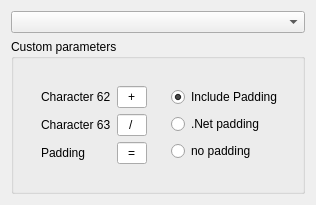
<?xml version="1.0" encoding="UTF-8"?>
<ui version="4.0">
<comment>
  * Released as open source by NCC Group Plc - http://www.nccgroup.com/
  *
  * Developed by Gabriel Caudrelier, gabriel dot caudrelier at nccgroup dot com
  *
  * https://github.com/nccgroup/pip3line
  *
  * Released under AGPL see LICENSE for more information
</comment>
 <class>Base64Widget</class>
 <widget class="QWidget" name="Base64Widget">
  <property name="geometry">
   <rect>
    <x>0</x>
    <y>0</y>
    <width>287</width>
    <height>169</height>
   </rect>
  </property>
  <property name="windowTitle">
   <string>Form</string>
  </property>
  <layout class="QVBoxLayout" name="verticalLayout">
   <item>
    <widget class="QComboBox" name="variantComboBox"/>
   </item>
   <item>
    <widget class="QGroupBox" name="customGroupBox">
     <property name="enabled">
      <bool>true</bool>
     </property>
     <property name="title">
      <string>Custom parameters</string>
     </property>
     <layout class="QFormLayout" name="formLayout">
      <item row="0" column="0">
       <widget class="QWidget" name="widget" native="true">
        <layout class="QHBoxLayout" name="horizontalLayout">
         <item>
          <widget class="QWidget" name="widget_2" native="true">
           <layout class="QFormLayout" name="formLayout_2">
            <property name="labelAlignment">
             <set>Qt::AlignLeading|Qt::AlignLeft|Qt::AlignVCenter</set>
            </property>
            <item row="3" column="0">
             <widget class="QLabel" name="label_2">
              <property name="text">
               <string>Character 63</string>
              </property>
             </widget>
            </item>
            <item row="3" column="1">
             <widget class="QLineEdit" name="char63LineEdit">
              <property name="maximumSize">
               <size>
                <width>30</width>
                <height>16777215</height>
               </size>
              </property>
              <property name="text">
               <string>/</string>
              </property>
              <property name="maxLength">
               <number>1</number>
              </property>
              <property name="alignment">
               <set>Qt::AlignCenter</set>
              </property>
             </widget>
            </item>
            <item row="2" column="1">
             <widget class="QLineEdit" name="char62LineEdit">
              <property name="maximumSize">
               <size>
                <width>30</width>
                <height>16777215</height>
               </size>
              </property>
              <property name="text">
               <string>+</string>
              </property>
              <property name="maxLength">
               <number>1</number>
              </property>
              <property name="alignment">
               <set>Qt::AlignCenter</set>
              </property>
             </widget>
            </item>
            <item row="2" column="0">
             <widget class="QLabel" name="label">
              <property name="frameShape">
               <enum>QFrame::NoFrame</enum>
              </property>
              <property name="text">
               <string>Character 62</string>
              </property>
             </widget>
            </item>
            <item row="4" column="0">
             <widget class="QLabel" name="label_3">
              <property name="text">
               <string>Padding</string>
              </property>
             </widget>
            </item>
            <item row="4" column="1">
             <widget class="QLineEdit" name="paddingLineEdit">
              <property name="maximumSize">
               <size>
                <width>30</width>
                <height>16777215</height>
               </size>
              </property>
              <property name="text">
               <string>=</string>
              </property>
              <property name="maxLength">
               <number>1</number>
              </property>
              <property name="alignment">
               <set>Qt::AlignCenter</set>
              </property>
             </widget>
            </item>
           </layout>
          </widget>
         </item>
         <item>
          <widget class="QWidget" name="widget_3" native="true">
           <layout class="QVBoxLayout" name="verticalLayout_2">
            <item>
             <widget class="QRadioButton" name="inclPaddingRadioButton">
              <property name="text">
               <string>Include Padding</string>
              </property>
              <property name="checked">
               <bool>true</bool>
              </property>
             </widget>
            </item>
            <item>
             <widget class="QRadioButton" name="netPaddingRadioButton">
              <property name="text">
               <string>.Net padding</string>
              </property>
             </widget>
            </item>
            <item>
             <widget class="QRadioButton" name="noPaddingRadioButton">
              <property name="text">
               <string>no padding</string>
              </property>
             </widget>
            </item>
           </layout>
          </widget>
         </item>
        </layout>
       </widget>
      </item>
     </layout>
    </widget>
   </item>
  </layout>
 </widget>
 <resources/>
 <connections/>
</ui>
